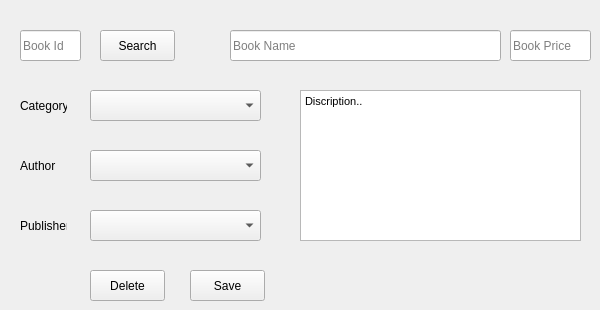
      <widget class="QWidget" name="tab_6">
       <attribute name="title">
        <string>Edit or Delete Book</string>
       </attribute>
       <widget class="QLabel" name="label_7">
        <property name="geometry">
         <rect>
          <x>20</x>
          <y>210</y>
          <width>47</width>
          <height>31</height>
         </rect>
        </property>
        <property name="text">
         <string>Publisher</string>
        </property>
       </widget>
       <widget class="QLineEdit" name="lineEdit_3">
        <property name="geometry">
         <rect>
          <x>230</x>
          <y>30</y>
          <width>271</width>
          <height>31</height>
         </rect>
        </property>
        <property name="placeholderText">
         <string>Book Name</string>
        </property>
       </widget>
       <widget class="QLabel" name="label_8">
        <property name="geometry">
         <rect>
          <x>20</x>
          <y>150</y>
          <width>47</width>
          <height>31</height>
         </rect>
        </property>
        <property name="text">
         <string>Author</string>
        </property>
       </widget>
       <widget class="QLineEdit" name="lineEdit_6">
        <property name="geometry">
         <rect>
          <x>20</x>
          <y>30</y>
          <width>61</width>
          <height>31</height>
         </rect>
        </property>
        <property name="placeholderText">
         <string>Book Id</string>
        </property>
       </widget>
       <widget class="QLineEdit" name="lineEdit_7">
        <property name="geometry">
         <rect>
          <x>510</x>
          <y>30</y>
          <width>81</width>
          <height>31</height>
         </rect>
        </property>
        <property name="inputMethodHints">
         <set>Qt::ImhPreferNumbers</set>
        </property>
        <property name="placeholderText">
         <string>Book Price</string>
        </property>
       </widget>
       <widget class="QComboBox" name="comboBox_6">
        <property name="geometry">
         <rect>
          <x>90</x>
          <y>150</y>
          <width>171</width>
          <height>31</height>
         </rect>
        </property>
       </widget>
       <widget class="QLabel" name="label_9">
        <property name="geometry">
         <rect>
          <x>20</x>
          <y>90</y>
          <width>47</width>
          <height>31</height>
         </rect>
        </property>
        <property name="text">
         <string>Category</string>
        </property>
       </widget>
       <widget class="QComboBox" name="comboBox_7">
        <property name="geometry">
         <rect>
          <x>90</x>
          <y>210</y>
          <width>171</width>
          <height>31</height>
         </rect>
        </property>
       </widget>
       <widget class="QPushButton" name="pushButton_3">
        <property name="geometry">
         <rect>
          <x>100</x>
          <y>30</y>
          <width>75</width>
          <height>31</height>
         </rect>
        </property>
        <property name="text">
         <string>Search</string>
        </property>
       </widget>
       <widget class="QComboBox" name="comboBox_8">
        <property name="geometry">
         <rect>
          <x>90</x>
          <y>90</y>
          <width>171</width>
          <height>31</height>
         </rect>
        </property>
       </widget>
       <widget class="QPushButton" name="pushButton_4">
        <property name="geometry">
         <rect>
          <x>90</x>
          <y>270</y>
          <width>75</width>
          <height>31</height>
         </rect>
        </property>
        <property name="text">
         <string>Delete</string>
        </property>
       </widget>
       <widget class="QPushButton" name="pushButton_5">
        <property name="geometry">
         <rect>
          <x>190</x>
          <y>270</y>
          <width>75</width>
          <height>31</height>
         </rect>
        </property>
        <property name="text">
         <string>Save</string>
        </property>
       </widget>
       <widget class="QTextEdit" name="textEdit_2">
        <property name="geometry">
         <rect>
          <x>300</x>
          <y>90</y>
          <width>281</width>
          <height>151</height>
         </rect>
        </property>
        <property name="html">
         <string>&lt;!DOCTYPE HTML PUBLIC &quot;-//W3C//DTD HTML 4.0//EN&quot; &quot;http://www.w3.org/TR/REC-html40/strict.dtd&quot;&gt;
&lt;html&gt;&lt;head&gt;&lt;meta name=&quot;qrichtext&quot; content=&quot;1&quot; /&gt;&lt;style type=&quot;text/css&quot;&gt;
p, li { white-space: pre-wrap; }
&lt;/style&gt;&lt;/head&gt;&lt;body style=&quot; font-family:'MV Boli'; font-size:7.8pt; font-weight:400; font-style:normal;&quot;&gt;
&lt;p style=&quot; margin-top:0px; margin-bottom:0px; margin-left:0px; margin-right:0px; -qt-block-indent:0; text-indent:0px;&quot;&gt;&lt;span style=&quot; font-family:'MS Shell Dlg 2'; font-size:8.25pt;&quot;&gt;Discription..&lt;/span&gt;&lt;/p&gt;&lt;/body&gt;&lt;/html&gt;</string>
        </property>
       </widget>
      </widget>
